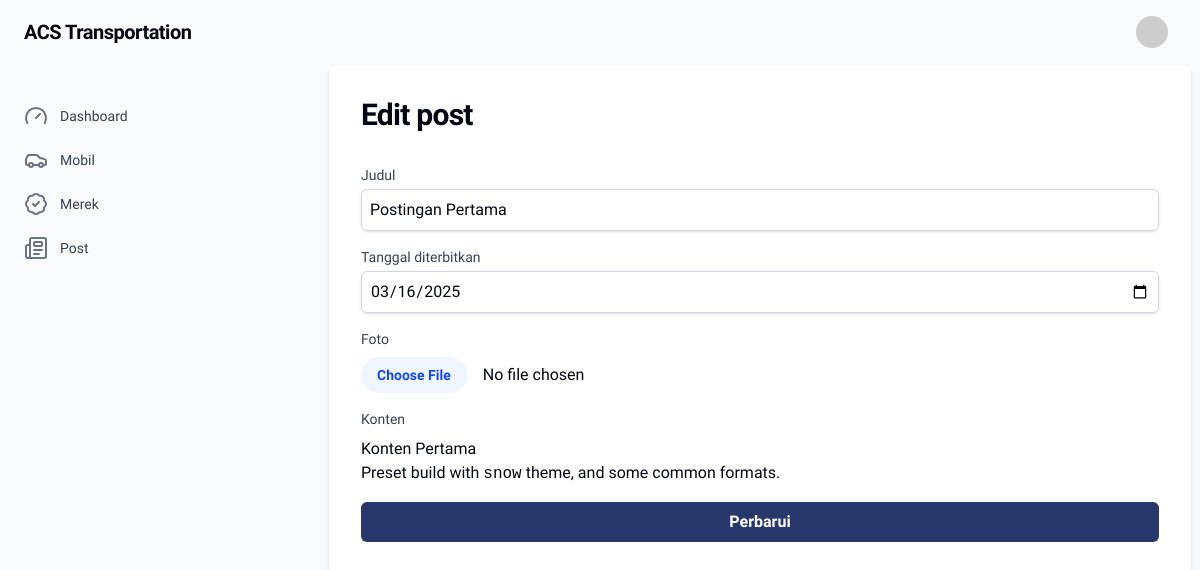
The app's page /admin/post/edit.php?id=1 with its own data.
### tables this page shows
CREATE TABLE `posts` (
  `id` int NOT NULL,
  `title` varchar(255) NOT NULL,
  `body` text NOT NULL,
  `published_at` timestamp NULL DEFAULT NULL,
  `created_at` timestamp NOT NULL DEFAULT CURRENT_TIMESTAMP,
  `updated_at` timestamp NOT NULL DEFAULT CURRENT_TIMESTAMP
);

### admin/post/edit.php (the view, shortened to what this page needs)
<?php
$db = new Database();
$conn = $db->conn;
$id = $_GET['id'];
$query = "SELECT * FROM posts WHERE id = '$id'";
$result = $conn->query($query);
$data = $result->fetch_assoc();
?>
<?php include __DIR__ . "/../../views/components/admin-header.php" ?>
<main class="main mx-auto h-full w-full px-4 md:px-6 lg:px-8 max-w-7xl bg-white shadow">
    <section class="flex flex-col gap-y-8 py-8">
        <header class="flex flex-col gap-4 sm:flex-row sm:items-center sm:justify-between">
            <div>
                <h1 class="text-2xl font-bold tracking-tight text-gray-950 dark:text-white sm:text-3xl">
                    Edit post
                </h1>
            </div>
        </header>
        <div class="">
            <form method="post" action="update.php" class="space-y-4">
                <div>
                    <label for="title" class="block text-sm font-medium text-gray-700">Judul</label>
                    <input type="text" id="title" name="title" value="<?= htmlspecialchars($data['title']) ?>" required class="mt-1 block w-full p-2 border border-gray-300 rounded-md shadow-sm focus:ring-blue-500 focus:border-blue-500">
                </div>
                <div>
                    <label for="date" class="block text-sm font-medium text-gray-700">Tanggal diterbitkan</label>
                    <input type="date" id="date" name="date" value="<?=date('Y-m-d', strtotime($data['published_at'])) ?>" required class="mt-1 block w-full p-2 border border-gray-300 rounded-md shadow-sm focus:ring-blue-500 focus:border-blue-500">
                </div>
                <div>
                    <label for="image" class="block text-sm font-medium text-gray-700">Foto</label>
                    <input
                    id="image"
                    type="file"
                    class="mt-2 file:mr-4 file:rounded-full file:border-0 file:bg-blue-50 file:px-4 file:py-2 file:text-sm file:font-semibold file:text-blue-700 hover:file:bg-violet-100 dark:file:bg-violet-600 dark:file:text-violet-100 dark:hover:file:bg-violet-500 cursor-pointer" />
                </div>
                <div>
                    <label for="editor" class="block mb-2 text-sm font-medium text-gray-700">Konten</label>
                    <div id="editor">
                    <?= htmlspecialchars_decode($data['body']) ?>
                    </div>
                </div>
                <button type="submit" class="w-full font-semibold bg-primary/90 text-white py-2 px-4 rounded-md hover:bg-primary cursor-pointer">Perbarui</button>
            </form>
        </div>
    </section>
</main>
<?php include __DIR__ . "/../../views/components/admin-footer.php" ?>

### src/css/ext.css (style rules this page uses)
.main { --border-width: 1px; --margin: .5rem; --background-color: #fff }
.main { background-color: var(--background-color); position: absolute; height: auto; width: auto; overflow: auto; border-radius: calc(var(--margin) - var(--border-width)); inset-inline: calc(var(--margin) + var(--border-width)); inset-block-start: calc(64px + var(--border-width)); inset-block-end: calc(var(--margin) + var(--border-width)); max-width: none; --border-color: rgba(var(--gray-950), 5%) }

### records on screen
posts: title "Postingan Pertama", date "03/16/2025", body "Konten Pertama Preset build with snow theme, and some common formats."

### other values on screen
$link['title'] "Dashboard"
$link['title'] "Mobil"
$link['title'] "Merek"
$link['title'] "Post"
